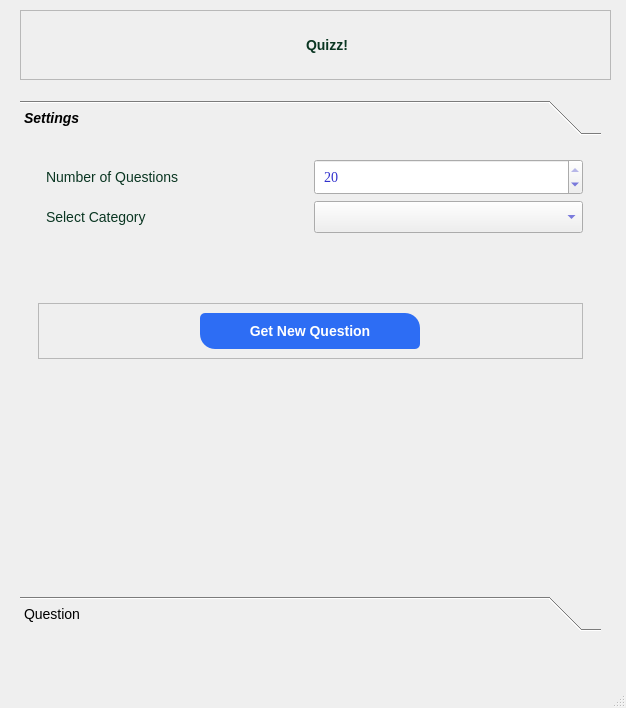
<?xml version="1.0" encoding="UTF-8"?>
<ui version="4.0">
 <class>MainWindow</class>
 <widget class="QMainWindow" name="MainWindow">
  <property name="geometry">
   <rect>
    <x>0</x>
    <y>0</y>
    <width>626</width>
    <height>708</height>
   </rect>
  </property>
  <property name="windowTitle">
   <string>Quiz</string>
  </property>
  <property name="windowIcon">
   <iconset>
    <normaloff>../../../../Users/DELL/Desktop/craps/qz.png</normaloff>../../../../Users/DELL/Desktop/craps/qz.png</iconset>
  </property>
  <property name="styleSheet">
   <string notr="true">
QToolBox::tab,
QPushButton,
QLabel,
QplaintextEdit, /* Kept for general styling, though plainTextEdit is removed */
QRadioButton,
QStatusBar { /* Added missing closing brace for QStatusBar */
    font-family: system-ui;
    font-size: 14px;
}

#tittle_frame {
    background-color: #393e4d;
}

#tittle_frame QLabel {
    font-family: Zurich XBIK BT;
    font-size: 30px;
    color: #fff;
}

QToolBoxButton {
    min-height: 35px;
}

QToolBox::tab {
    background: qlineargradient(x1:0, y1:0, x2:0, y2:1,
                stop:0 #a6a29a, stop:0.4 #DDDDDD,
                stop:0.6 #D8D8D8, stop:1.0 #a6a29a);
    padding: 0.10px;
}

QToolBox::tab:selected {
    font: italic;
    font-weight: 600;
}

QLabel {
    border-radius: 3px; /* Corrected typo: border-radiu to border-radius */
    padding: 5px;
    color: #0a3622;
    min-height: 20px;
}

QComboBox, QSpinBox, QLineEdit { /* Corrected: QcomboBox to QComboBox, QspinBox to QSpinBox */
    min-height: 20px;
    padding: 5px;
    font-family: Times New Roman;
    font-size: 14px;
    color: #3232CD;
}

QPushButton {
    padding: 10px;
    border-top-right-radius: 15px;
    border-top-left-radius: 5px;
    border-bottom-left-radius: 15px;
    border-bottom-right-radius: 5px;
    max-width: 200px;
    background-color: #2d6df4;
    font-weight: bold;
    color: #fff;
}
</string>
  </property>
  <widget class="QWidget" name="centralwidget">
   <widget class="QToolBox" name="toolBox">
    <property name="geometry">
     <rect>
      <x>20</x>
      <y>100</y>
      <width>581</width>
      <height>531</height>
     </rect>
    </property>
    <property name="currentIndex">
     <number>0</number>
    </property>
    <widget class="QWidget" name="page_settings">
     <property name="geometry">
      <rect>
       <x>0</x>
       <y>0</y>
       <width>581</width>
       <height>471</height>
      </rect>
     </property>
     <attribute name="label">
      <string>Settings</string>
     </attribute>
     <layout class="QGridLayout" name="gridLayout_3">
      <item row="0" column="0">
       <widget class="QFrame" name="db_frame">
        <property name="frameShadow">
         <enum>QFrame::Raised</enum> </property>
        <layout class="QGridLayout" name="gridLayout_4">
         <item row="0" column="0">
          <layout class="QHBoxLayout" name="horizontalLayout_2">
           <item>
            <widget class="QLabel" name="label_14">
             <property name="text">
              <string>Number of Questions</string>
             </property>
            </widget>
           </item>
           <item>
            <widget class="QSpinBox" name="spinBox_num_questions">
             <property name="minimum">
              <number>1</number>
             </property>
             <property name="maximum">
              <number>20</number>
             </property>
             <property name="value">
              <number>20</number>
             </property>
            </widget>
           </item>
          </layout>
         </item>
         <item row="4" column="0">
          <spacer name="verticalSpacer_3">
           <property name="orientation">
            <enum>Qt::Vertical</enum> </property>
           <property name="sizeHint" stdset="0">
            <size>
             <width>20</width>
             <height>289</height>
            </size>
           </property>
          </spacer>
         </item>
         <item row="2" column="0">
          <spacer name="verticalSpacer_2">
           <property name="orientation">
            <enum>Qt::Vertical</enum> </property>
           <property name="sizeHint" stdset="0">
            <size>
             <width>20</width>
             <height>140</height>
            </size>
           </property>
          </spacer>
         </item>
         <item row="3" column="0">
          <widget class="QFrame" name="frame_2">
           <property name="frameShape">
            <enum>QFrame::StyledPanel</enum> </property>
           <property name="frameShadow">
            <enum>QFrame::Raised</enum> </property>
           <layout class="QGridLayout" name="gridLayout_2">
            <item row="0" column="0">
             <widget class="QPushButton" name="pushButton_4">
              <property name="text">
               <string>Get New Question</string>
              </property>
             </widget>
            </item>
           </layout>
          </widget>
         </item>
         <item row="1" column="0">
          <layout class="QHBoxLayout" name="horizontalLayout_4">
           <item>
            <widget class="QLabel" name="label_11">
             <property name="text">
              <string>Select Category</string>
             </property>
            </widget>
           </item>
           <item>
            <widget class="QComboBox" name="comboBox_category"/>
           </item>
          </layout>
         </item>
        </layout>
       </widget>
      </item>
     </layout>
    </widget>
    <widget class="QWidget" name="page_question">
     <property name="geometry">
      <rect>
       <x>0</x>
       <y>0</y>
       <width>581</width>
       <height>471</height>
      </rect>
     </property>
     <attribute name="label">
      <string>Question</string>
     </attribute>
     <layout class="QGridLayout" name="gridLayout_5">
      <item row="0" column="0">
       <widget class="QFrame" name="question_frame">
        <property name="frameShape">
         <enum>QFrame::NoFrame</enum> </property>
        <property name="frameShadow">
         <enum>QFrame::Raised</enum> </property>
        <layout class="QVBoxLayout" name="verticalLayout_3">
         <item>
          <widget class="QFrame" name="info_frame">
           <property name="frameShape">
            <enum>QFrame::NoFrame</enum> </property>
           <property name="frameShadow">
            <enum>QFrame::Raised</enum> </property>
           <widget class="QLabel" name="question_count_label">
            <property name="geometry">
             <rect>
              <x>725</x>
              <y>12</y>
              <width>38</width>
              <height>20</height>
             </rect>
            </property>
            <property name="text">
             <string>1/1</string>
            </property>
            <property name="alignment">
             <set>Qt::AlignCenter</set> </property>
           </widget>
          </widget>
         </item>
         <item>
          <widget class="QFrame" name="questions_frame">
           <property name="frameShape">
            <enum>QFrame::StyledPanel</enum> </property>
           <property name="frameShadow">
            <enum>QFrame::Raised</enum> </property>
           <layout class="QVBoxLayout" name="verticalLayout_2">
            <property name="spacing">
             <number>0</number>
            </property>
            <item>
             <widget class="QLabel" name="label_question">
              <property name="text">
               <string>Question Text Will Appear Here</string>
              </property>
              <property name="font">
               <font>
                <pointsize>12</pointsize>
                <bold>false</bold>
               </font>
              </property>
              <property name="alignment">
               <set>Qt::AlignCenter</set> </property>
              <property name="wordWrap">
               <bool>true</bool>
              </property>
             </widget>
            </item>
            <item>
             <widget class="QFrame" name="answer_frame">
              <property name="frameShape">
               <enum>QFrame::StyledPanel</enum> </property>
              <property name="frameShadow">
               <enum>QFrame::Raised</enum> </property>
              <layout class="QVBoxLayout" name="verticalLayout">
               <item>
                <widget class="QRadioButton" name="radioButton_opt_a">
                 <property name="text">
                  <string>Option A</string>
                 </property>
                </widget>
               </item>
               <item>
                <widget class="QRadioButton" name="radioButton_opt_b">
                 <property name="text">
                  <string>Option B</string>
                 </property>
                </widget>
               </item>
               <item>
                <widget class="QRadioButton" name="radioButton_opt_c">
                 <property name="text">
                  <string>Option C</string>
                 </property>
                </widget>
               </item>
               <item>
                <widget class="QRadioButton" name="radioButton_opt_d">
                 <property name="text">
                  <string>Option D</string>
                 </property>
                </widget>
               </item>
              </layout>
             </widget>
            </item>
           </layout>
          </widget>
         </item>
         <item>
          <spacer name="verticalSpacer">
           <property name="orientation">
            <enum>Qt::Vertical</enum> </property>
           <property name="sizeHint" stdset="0">
            <size>
             <width>20</width>
             <height>51</height>
            </size>
           </property>
          </spacer>
         </item>
         <item>
          <widget class="QLabel" name="label_feedback">
           <property name="text">
            <string/>
           </property>
           <property name="alignment">
            <set>Qt::AlignCenter</set> </property>
           <property name="font">
            <font>
             <pointsize>10</pointsize>
             <bold>true</bold>
            </font>
           </property>
          </widget>
         </item>
         <item>
          <widget class="QFrame" name="function_frame">
           <property name="frameShape">
            <enum>QFrame::StyledPanel</enum> </property>
           <property name="frameShadow">
            <enum>QFrame::Raised</enum> </property>
           <layout class="QHBoxLayout" name="horizontalLayout_3">
            <item>
             <widget class="QPushButton" name="pushButton">
              <property name="text">
               <string>Try Again</string>
              </property>
             </widget>
            </item>
            <item>
             <widget class="QPushButton" name="pushButton_submit_answer">
              <property name="text">
               <string>Submit Answer</string>
              </property>
             </widget>
            </item>
            <item>
             <widget class="QPushButton" name="pushButton_next_question">
              <property name="text">
               <string>Next</string>
              </property>
             </widget>
            </item>
           </layout>
          </widget>
         </item>
        </layout>
       </widget>
      </item>
     </layout>
    </widget>
   </widget>
   <widget class="QFrame" name="frame">
    <property name="geometry">
     <rect>
      <x>20</x>
      <y>10</y>
      <width>591</width>
      <height>70</height>
     </rect>
    </property>
    <property name="frameShape">
     <enum>QFrame::StyledPanel</enum> </property>
    <property name="frameShadow">
     <enum>QFrame::Raised</enum> </property>
    <layout class="QGridLayout" name="gridLayout">
     <item row="0" column="0">
      <spacer name="horizontalSpacer">
       <property name="orientation">
        <enum>Qt::Horizontal</enum> </property>
       <property name="sizeHint" stdset="0">
        <size>
         <width>315</width>
         <height>20</height>
        </size>
       </property>
      </spacer>
     </item>
     <item row="0" column="1">
      <widget class="QLabel" name="label">
       <property name="maximumSize">
        <size>
         <width>100</width>
         <height>50</height>
        </size>
       </property>
       <property name="text">
        <string/>
       </property>
       <property name="pixmap">
        <pixmap>../../Documents/pz.jpg</pixmap>
       </property>
       <property name="scaledContents">
        <bool>true</bool>
       </property>
      </widget>
     </item>
     <item row="0" column="2">
      <widget class="QLabel" name="label_3">
       <property name="font">
        <font>
         <pointsize>12</pointsize>
         <bold>true</bold>
        </font>
       </property>
       <property name="text">
        <string>Quizz!</string>
       </property>
      </widget>
     </item>
     <item row="0" column="3">
      <spacer name="horizontalSpacer_2">
       <property name="orientation">
        <enum>Qt::Horizontal</enum> </property>
       <property name="sizeHint" stdset="0">
        <size>
         <width>315</width>
         <height>20</height>
        </size>
       </property>
      </spacer>
     </item>
    </layout>
   </widget>
  </widget>
  <widget class="QMenuBar" name="menubar">
   <property name="geometry">
    <rect>
     <x>0</x>
     <y>0</y>
     <width>626</width>
     <height>33</height>
    </rect>
   </property>
  </widget>
  <widget class="QStatusBar" name="statusbar"/>
 </widget>
 <resources/>
 <connections/>
</ui>
